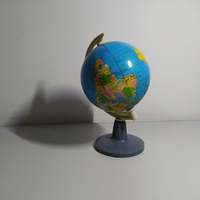
#> input picture assets/mundi.jpg, 200 x 200 px
$ python main.py
#> lines starting #> are read from the running program, lines starting #| are printed output that depends on the picture
### helpers.py
from PIL import Image, ImageOps

def loadImage(path):
    image = Image.open(path, 'r')
    return image, image.width, image.height

def grayvalues(image):
    return ImageOps.grayscale(image).getdata()

def pixels(image):
    return image.getdata()

def selectPixels(grayvaluesA, grayvaluesB, width, height, limit):
    selectedPixels = []
    counter = 0
    initialB = None
    for i in range(width):
        for j in range(height):
            if(grayvaluesA[counter] < limit):
                selectedPixels.append([(i,j), counter])
            if(not initialB and grayvaluesB[counter] < limit):
                initialB = [(i,j), counter]
            counter += 1
    initialA = selectedPixels[0]
    return selectedPixels, initialA, initialB

def selectPixelsRGB(pixelsA, pixelsB, width, height, limit):
    selectedPixels = []
    counter = 0
    initialB = None
    for i in range(width):
        for j in range(height):
            mean = (pixelsA[counter][0] + pixelsA[counter][1] + pixelsA[counter][2] / 3)
            if(mean < limit):
                selectedPixels.append([(i,j), counter])
            meanB = (pixelsB[counter][0] + pixelsB[counter][1] + pixelsB[counter][2] / 3)
            if(not initialB and meanB < limit):
                initialB = [(i,j), counter]
            counter += 1
    initialA = selectedPixels[0]
    return selectedPixels, initialA, initialB

def selectPixelsBy(mapA, ipA, ipB, width):
    mapB = [ipB]
    for p in mapA:
        if(p != ipA):
            i = ipB[0][0] + (p[0][0] - ipA[0][0])
            j = ipB[0][1] + (p[0][1] - ipA[0][1])
            # Invertido, pois os pixels da imagem são organizados de maneira invertida
            goTo = [(j,i), ipB[1] + abs(ipA[1] - p[1])]
            if(i < width and j < width):
                mapB.append(goTo)
    return mapB

def highlightPixels(A, B, mapA, mapB, gvA, gvB, limit):
    colorIt = []
    C = Image.open(B.filename)
    size = len(mapB)
    for i in range(size):
        if(abs(gvA[mapA[i][1]] - gvB[mapB[i][1]]) < limit):
            colorIt.append(mapB[i])
            C.putpixel(mapB[i][0], 255)
    return C

def highlightPixelsRGB(A, B, mapA, mapB, pixelsA, pixelsB, limit):
    colorIt = []
    C = Image.open(B.filename)
    size = len(mapB)
    for i in range(size):
        mean = (pixelsA[mapA[i][1]][0] + pixelsA[mapA[i][1]][1] +pixelsA[mapA[i][1]][2] / 3)
        mean2 = (pixelsB[mapB[i][1]][0] + pixelsB[mapB[i][1]][1] +pixelsB[mapB[i][1]][2] / 3)
        if(abs(mean - mean2) < limit ):
            colorIt.append(mapB[i])
            C.putpixel((mapB[i][0]), 255)
    return C

### lr2Matching.py
from helpers import *

def lr2Matching(A, B):
    width = A.width
    height = A.height
    gvA = grayvalues(A)
    gvB = grayvalues(B)
    mapA, ipA, ipB = selectPixels(gvA, gvB, width, height, 160)
    mapB = selectPixelsBy(mapA, ipA, ipB, width)
    return highlightPixels(A, B, mapA, mapB, gvA, gvB, 160)

def lr2MatchingRGB(A, B):
    width = A.width
    height = A.height
    pixelsA = pixels(A)
    pixelsB = pixels(B)
    mapA, ipA, ipB = selectPixelsRGB(pixelsA, pixelsB, width, height, 300)
    mapB = selectPixelsBy(mapA, ipA, ipB, width)
    return highlightPixelsRGB(A, B, mapA, mapB, pixelsA, pixelsB, 150)

def showImage(image):
    image.show()

def saveImage(path, image):
    image.save(path)

### SIFT.py
# Fonte: https://www.analyticsvidhya.com/blog/2019/10/detailed-guide-powerful-sift-technique-image-matching-python/
import cv2
import matplotlib
import matplotlib.pyplot as plt

matplotlib.use('TKAgg')

def SIFT(img1, img2, showImage=True, savePath=False):
    img1 = cv2.cvtColor(img1, cv2.COLOR_BGR2GRAY)
    img2 = cv2.cvtColor(img2, cv2.COLOR_BGR2GRAY)

    # sift
    sift = cv2.xfeatures2d.SIFT_create()

    #keypoints
    keypoints_1, descriptors_1 = sift.detectAndCompute(img1, None)
    keypoints_2, descriptors_2 = sift.detectAndCompute(img2, None)

    bf = cv2.BFMatcher(cv2.NORM_L1, crossCheck=True)

    matches = bf.match(descriptors_1, descriptors_2)
    matches = sorted(matches, key=lambda x: x.distance)

    img3 = cv2.drawMatches(img1, keypoints_1, img2, keypoints_2, matches[:50], img2, flags=2)
    return img3

def showImage(image):
        plt.imshow(image), plt.show()

def saveImage(path, image):
    cv2.imwrite(path, image)

### main.py
import cv2
from helpers import *
import lr2Matching as lr2m
import SIFT as sift
import time as t
import plotGraph as plot

path = "./assets/"
testsPath = "./tests/"
srcImages = [
    ('mundi.jpg', 'mundi2.jpg'),
    ('cube.jpg', 'cube2.jpg'),
    ('many.jpg', 'many2.jpg'),
    ('apple.jpg', 'apple2.jpg'),
    ('appleCima.jpg', 'appleCima2.jpg'),
    ]

values = []
testCount = 0
lr2m_times = []
lr2mRGB_times = []
SIFT_times = []

for i in srcImages:
    # Abrindo imagens
    A, width, height = loadImage(path+i[0])
#> in loadImage, image is the input picture: PIL image 200x200 RGB; mean R, G, B 144.4, 147.8, 144.4
#> width = 200; height = 200
    B, width, height = loadImage(path+i[1])
#> call 2 of loadImage, with path = './assets/mundi2.jpg'
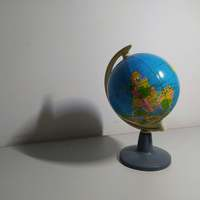
#> input picture assets/mundi2.jpg, 200 x 200 px
#> in loadImage, image is the input picture: PIL image 200x200 RGB; mean R, G, B 139.7, 142.9, 140.4

    # Abrindo imagens para SIFT
    A_SIFT = cv2.imread(path+i[0])
    B_SIFT = cv2.imread(path+i[1])

    # Executando algoritmo com grayvalues
    start = t.time()
    image = lr2m.lr2Matching(A, B)
#> in lr2Matching, `mapA, ipA, ipB = selectPixels(gvA, gvB, width, height, 160)`: mapA = 20673 items; ipA = [(0, 0), 0]
#> in selectPixelsBy, `mapB = [ipB]`: mapB = [[(0, 0), 0]]
#> the loop in selectPixelsBy, `for p in mapA:` made 20673 passes
#> (p, i, j, goTo) on passes 57, 59, 60: ([(1, 0), 200], 1, 0, [(0, 1), 200]), ([(1, 2), 202], 1, 2, [(2, 1), 202]), ([(1, 3), 203], 1, 3, [(3, 1), 203])
#> (i, j, goTo) on passes 2 to 7: (0, 1, [(1, 0), 1]), (0, 2, [(2, 0), 2]), (0, 3, [(3, 0), 3]), (0, 4, [(4, 0), 4]), (0, 5, [(5, 0), 5]), (0, 6, [(6, 0), 6])
#> after the loop in selectPixelsBy, `for p in mapA:`: mapB = 20673 items
#> in highlightPixels, `size = len(mapB)`: size = 20673
#> after the loop in highlightPixels, `for i in range(size):`:
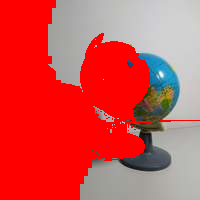
#> C: PIL image 200x200 RGB; mean R, G, B 210.5, 80.9, 79.8
#> after the loop in highlightPixels, `for i in range(size):`: colorIt = 20660 items
    end = t.time()
    lr2m.saveImage(testsPath+"LR2M_"+i[0], image)

    # Calculando tempo em milisegundos
    lr2m_times.append(round((end-start)*1000, 2))

    # Executando algoritmo com RGB
    start = t.time()
    image = lr2m.lr2MatchingRGB(A, B)
#> in lr2MatchingRGB, `mapA, ipA, ipB = selectPixelsRGB(pixelsA, pixelsB, width, height, 300)`: mapA = 10121 items; ipA = [(33, 101), 6701]; ipB = [(45, 128), 9128]
#> the loop in selectPixelsBy (call 2), `for p in mapA:` made 10121 passes
#> (p, i, j, goTo) on passes 2 to 13: ([(33, 102), 6702], 45, 129, [(129, 45), 9129]), ([(34, 100), 6900], 46, 127, [(127, 46), 9327]), ([(34, 101), 6901], 46, 128, [(128, 46), 9328]), ([(34, 102), 6902], 46, 129, [(129, 46), 9329]), ([(34, 103), 6903], 46, 130, [(130, 46), 9330]), ([(35, 98), 7098], 47, 125, [(125, 47), 9525]), ([(35, 99), 7099], 47, 126, [(126, 47), 9526]), ([(35, 100), 7100], 47, 127, [(127, 47), 9527]), ([(35, 101), 7101], 47, 128, [(128, 47), 9528]), ([(35, 102), 7102], 47, 129, [(129, 47), 9529]), ([(35, 103), 7103], 47, 130, [(130, 47), 9530]), ([(36, 97), 7297], 48, 124, [(124, 48), 9724])
#> (i, j, goTo) on passes 61 to 66: (54, 118, [(118, 54), 10918]), (54, 119, [(119, 54), 10919]), (54, 120, [(120, 54), 10920]), (54, 121, [(121, 54), 10921]), (54, 122, [(122, 54), 10922]), (54, 123, [(123, 54), 10923])
#> in lr2MatchingRGB, `mapB = selectPixelsBy(mapA, ipA, ipB, width)`: mapB = 10121 items
#> in highlightPixelsRGB, `size = len(mapB)`: size = 10121
#> the loop in highlightPixelsRGB, `for i in range(size):` made 10121 passes
#> (mean, mean2) on passes 1 to 3: (282, 288.3), (246, 224.3), (251, 179.3)
#> after the loop in highlightPixelsRGB, `for i in range(size):`:
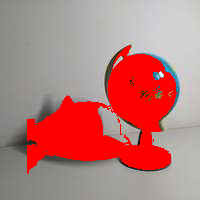
#> C: PIL image 200x200 RGB; mean R, G, B 184.3, 124.9, 122.7
    end = t.time()
    lr2m.saveImage(testsPath+"LR2M_RGB_"+i[0], image)

    # Calculando tempo em milisegundos
    lr2mRGB_times.append(round((end-start)*1000, 2))

    # Executando SIFT
    start = t.time()
    image = sift.SIFT(A_SIFT, B_SIFT)
#> in SIFT, `img1 = cv2.cvtColor(img1, cv2.COLOR_BGR2GRAY)`:
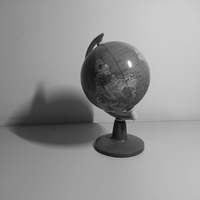
#> img1: shape (200, 200); min 4, max 254, mean 146.3
#> in SIFT, `img2 = cv2.cvtColor(img2, cv2.COLOR_BGR2GRAY)`:
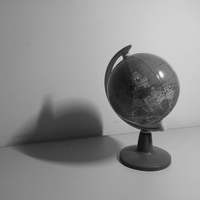
#> img2: shape (200, 200); min 0, max 251, mean 141.6
#> in SIFT, `img3 = cv2.drawMatches(img1, keypoints_1, img2, keypoints_2, matches[:..`:
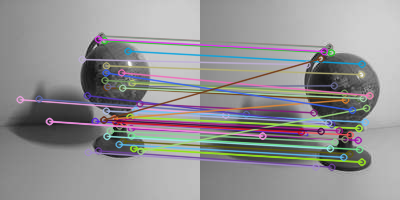
#> img3: shape (200, 400, 3); mean of channels 0, 1, 2 146.9, 145.8, 146.8; drawn as B, G, R
    end = t.time()
    sift.saveImage(testsPath+"SIFT_"+i[0], image)

    # Calculando tempo em milisegundos
    SIFT_times.append(round((end-start)*1000, 2))

    # Definindo valores para gráfico
    testCount += 1
    values.append("T"+str(testCount))
#> pass 2 of the loop `for i in srcImages:`:
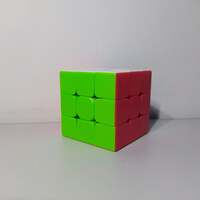
#> input picture assets/cube.jpg, 200 x 200 px
#> in loadImage, image is the input picture: PIL image 200x200 RGB; mean R, G, B 163.5, 168.4, 152.3
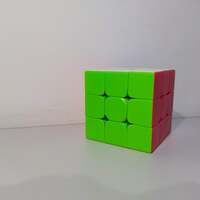
#> input picture assets/cube2.jpg, 200 x 200 px
#> in loadImage, image is the input picture: PIL image 200x200 RGB; mean R, G, B 160, 169.2, 147.6
#> in SIFT (call 2), `img3 = cv2.drawMatches(img1, keypoints_1, img2, keypoints_2, matches[:..`:
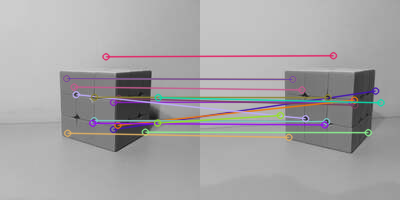
#> img3: shape (200, 400, 3); mean of channels 0, 1, 2 164.4, 163.3, 165.1; drawn as B, G, R
#> pass 3 of the loop `for i in srcImages:`:
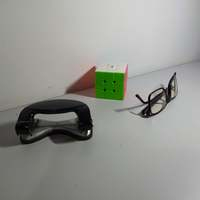
#> input picture assets/many.jpg, 200 x 200 px
#> in loadImage, image is the input picture: PIL image 200x200 RGB; mean R, G, B 149, 150, 144.7
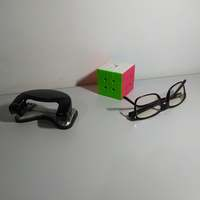
#> input picture assets/many2.jpg, 200 x 200 px
#> in loadImage, image is the input picture: PIL image 200x200 RGB; mean R, G, B 154.8, 154.9, 149.4
#> in SIFT (call 3), `img3 = cv2.drawMatches(img1, keypoints_1, img2, keypoints_2, matches[:..`:
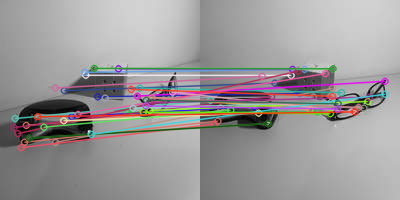
#> img3: shape (200, 400, 3); mean of channels 0, 1, 2 153.3, 152.4, 155.5; drawn as B, G, R
#> (the run stopped early here; a loop or call above may not have finished)
